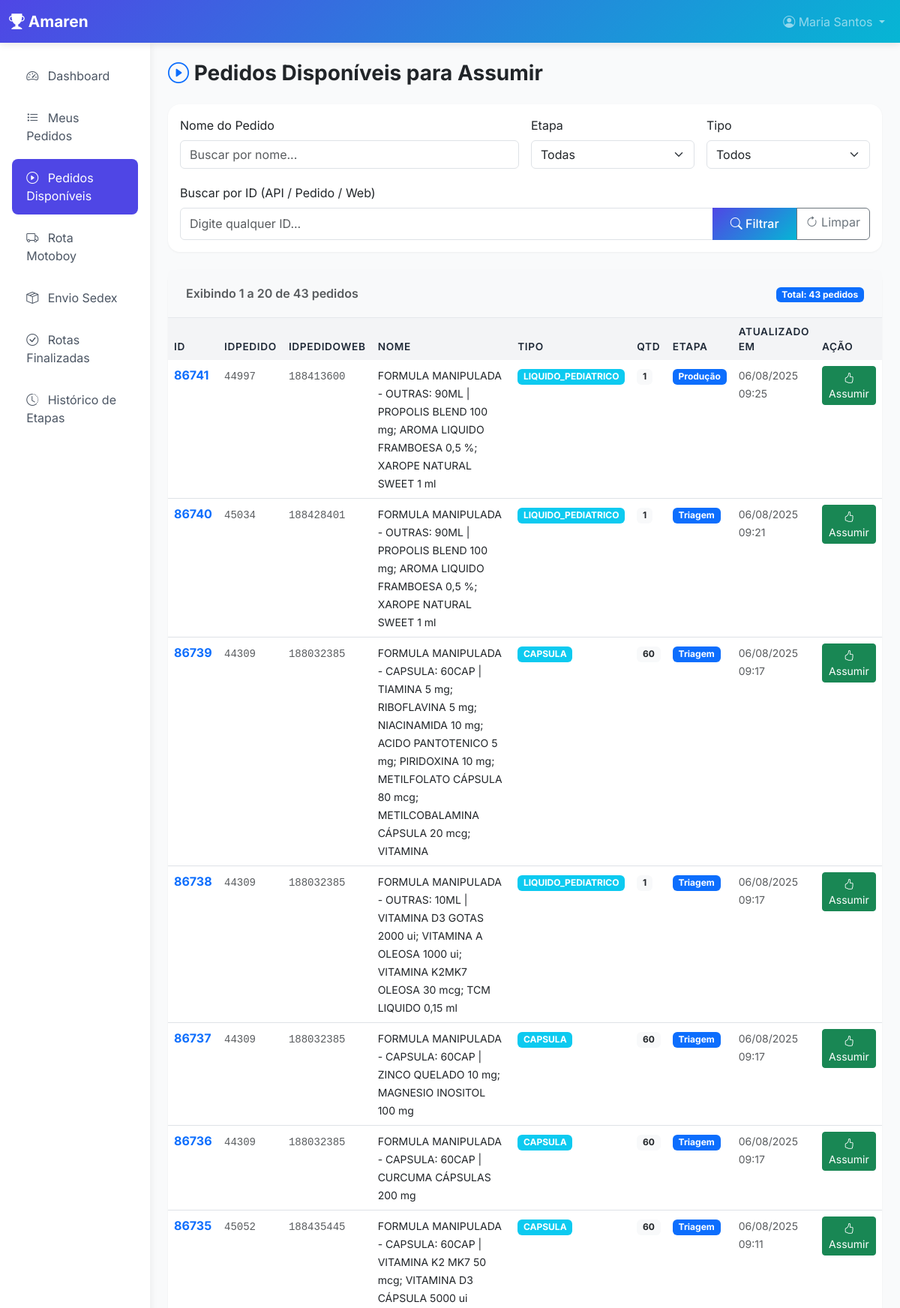
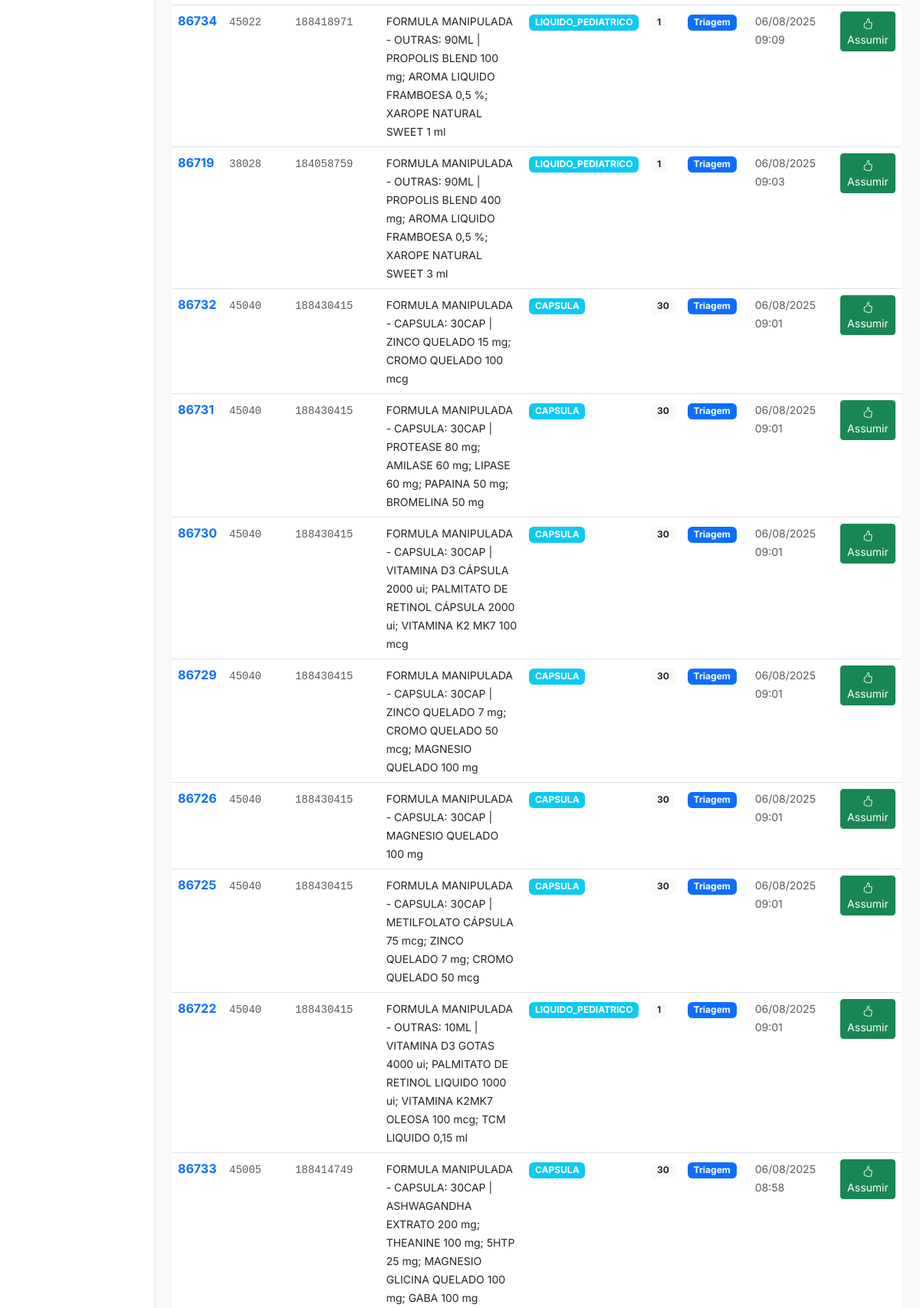
/dashboard/pedidos-disponiveis/ (signed in, upper part), run on the app's committed database (2 pictures, top to bottom).
### core/models.py (models this page shows, shortened)
class Pedido(models.Model):
    STATUS_CHOICES = [
        ('em_fluxo', 'Em Fluxo'),
        ('concluido', 'Concluído'),
        ('cancelado', 'Cancelado'),
    ]
    STATUS_FILA = [
        ('ativo', 'Ativo'),
        ('pendente', 'Pendente'),
    ]
    tipo = models.ForeignKey(TipoProduto, on_delete=models.SET_NULL, null=True, blank=True, related_name='pedidos')
    nome = models.CharField(max_length=200)  # Nome da fórmula/produto
    quantidade = models.IntegerField()
    codigo_pedido = models.CharField(max_length=50, unique=False, blank=True)  # Código gerado para referência (não único)
    id_api = models.BigIntegerField(unique=True, db_index=True, null=True, blank=True)  # ID - ID único do item
    id_pedido_api = models.BigIntegerField(null=True, blank=True, db_index=True)  # IDPEDIDO
    id_pedido_web = models.BigIntegerField(null=True, blank=True, db_index=True)  # IDPEDIDOWEB
    descricao_web = models.TextField(blank=True)  # DESCRICAOWEB
    price_unit = models.DecimalField(max_digits=15, decimal_places=2, null=True, blank=True)  # PRUNI
    price_total = models.DecimalField(max_digits=15, decimal_places=2, null=True, blank=True)  # VRTOT
    data_atualizacao_api = models.DateField(null=True, blank=True)  # DTALT
    hora_atualizacao_api = models.TimeField(null=True, blank=True)  # HRALT
    tipo_identificado = models.CharField(
        max_length=50,
        default='desconhecido',
        help_text='Tipo identificado automaticamente da descrição (desconhecido = requer ajuste manual)'
    )  # Rastreamento de tipo identificado
    etapa_atual = models.ForeignKey(Etapa, on_delete=models.SET_NULL, null=True, blank=True, related_name='pedidos_na_etapa')
    status = models.CharField(max_length=30, choices=STATUS_CHOICES, default='em_fluxo')
    funcionario_na_etapa = models.ForeignKey(User, on_delete=models.SET_NULL, null=True, blank=True, related_name='pedidos_assumidos')
    status_fila = models.CharField(max_length=20, choices=STATUS_FILA, default='ativo', help_text='Status na fila de trabalho (Ativo/Pendente)')
    tipo_expedicao = models.CharField(
        max_length=20,
        choices=[('motoboy', 'Motoboy'), ('sedex', 'Sedex')],
        null=True,
        blank=True,
        help_text='Tipo de expedição selecionado pelo funcionário'
    )
    informacoes_gerais = models.TextField(blank=True)
    criado_em = models.DateTimeField(auto_now_add=True)
    atualizado_em = models.DateTimeField(auto_now=True)
    concluido_em = models.DateTimeField(null=True, blank=True)
    class Meta:
        ordering = ['-data_atualizacao_api', '-hora_atualizacao_api']
        verbose_name = 'Pedido'
        verbose_name_plural = 'Pedidos'

class Etapa(models.Model):
    nome = models.CharField(max_length=200)
    sequencia = models.IntegerField()
    ativa = models.BooleanField(default=True)
    se_gera_pontos = models.BooleanField(default=True)
    se_possui_checklists = models.BooleanField(default=False)
    se_possui_calculo_por_quantidade = models.BooleanField(default=False)
    pontos_fixos_etapa = models.DecimalField(
        max_digits=10,
        decimal_places=2,
        default=0,
        help_text='Pontos adicionados ao concluir a etapa (além dos checklists, se houver)'
    )
    criado_em = models.DateTimeField(auto_now_add=True)
    atualizado_em = models.DateTimeField(auto_now=True)
    class Meta:
        ordering = ['sequencia']
        verbose_name = 'Etapa'
        verbose_name_plural = 'Etapas'

### dashboard/views.py (the view, shortened to what this page needs)
# urls.py: path('pedidos-disponiveis/', views.pedidos_disponiveis_funcionario, name='pedidos_disponiveis'),
@login_required
@login_required
def pedidos_disponiveis_funcionario(request):
    if not request.user.groups.filter(name='Funcionário').exists():
        return redirect('dashboard:home')
    from django.core.paginator import Paginator
    nome = request.GET.get('nome', '').strip()
    etapa_id = request.GET.get('etapa', '')
    tipo_id = request.GET.get('tipo', '')
    id_api = request.GET.get('id_api', '').strip()
    id_pedido = request.GET.get('id_pedido', '').strip()
    id_pedido_web = request.GET.get('id_pedido_web', '').strip()
    todos_pedidos = Pedido.objects.filter(
        funcionario_na_etapa__isnull=True,
        status='em_fluxo'
    ).select_related('etapa_atual', 'tipo').order_by('-data_atualizacao_api', '-hora_atualizacao_api')
    if nome:
        todos_pedidos = todos_pedidos.filter(nome__icontains=nome)
    if etapa_id:
        todos_pedidos = todos_pedidos.filter(etapa_atual_id=etapa_id)
    if tipo_id:
        todos_pedidos = todos_pedidos.filter(tipo_id=tipo_id)
    etapas = Etapa.objects.all()
    tipos = TipoProduto.objects.all()
    paginator = Paginator(todos_pedidos, 20)  # 20 pedidos por página
    page_number = request.GET.get('page')
    page_obj = paginator.get_page(page_number)
    context = {
        'page_obj': page_obj,
        'etapas': etapas,
        'tipos': tipos,
        'filtro_nome': nome,
        'filtro_etapa': etapa_id,
        'filtro_tipo': tipo_id,
        'filtro_id_api': id_api,
        'filtro_id_pedido': id_pedido,
        'filtro_id_pedido_web': id_pedido_web,
    }
    return render(request, 'dashboard/pedidos_disponiveis.html', context)

### templates/dashboard/pedidos_disponiveis.html (shortened to what this page needs)
{% extends 'base.html' %}
{% block sidebar %}
<ul class="nav flex-column">
    <li class="nav-item">
        <a class="nav-link" href="{% url 'dashboard:funcionario' %}">
            <i class="bi bi-speedometer2"></i> Dashboard
        </a>
    </li>
    <li class="nav-item">
        <a class="nav-link" href="{% url 'dashboard:meus_pedidos' %}">
            <i class="bi bi-list-task"></i> Meus Pedidos
        </a>
    </li>
    <li class="nav-item">
        <a class="nav-link active" href="{% url 'dashboard:pedidos_disponiveis' %}">
            <i class="bi bi-play-circle"></i> Pedidos Disponíveis
        </a>
    </li>
    <li class="nav-item">
        <a class="nav-link" href="{% url 'dashboard:expedicao_motoboy' %}">
            <i class="bi bi-truck"></i> Rota Motoboy
        </a>
    </li>
    <li class="nav-item">
        <a class="nav-link" href="{% url 'dashboard:expedicao_sedex' %}">
            <i class="bi bi-box-seam"></i> Envio Sedex
        </a>
    </li>
    <li class="nav-item">
        <a class="nav-link" href="{% url 'dashboard:rotas_finalizadas' %}">
            <i class="bi bi-check-circle"></i> Rotas Finalizadas
        </a>
    </li>
    <li class="nav-item">
        <a class="nav-link" href="{% url 'dashboard:historico_etapas' %}">
            <i class="bi bi-clock-history"></i> Histórico de Etapas
        </a>
    </li>
</ul>
{% endblock %}
{% block content %}
<div class="mb-4">
    <h1 class="h3 fw-bold"><i class="bi bi-play-circle text-primary"></i> Pedidos Disponíveis para Assumir</h1>
</div>
<form method="get" class="card p-3 mb-4" id="filtroForm">
    <div class="row g-3">
        <div class="col-12 col-md-6">
            <label for="filtro_nome" class="form-label">Nome do Pedido</label>
            <input type="text" class="form-control" id="filtro_nome" name="nome" value="{{ filtro_nome }}" placeholder="Buscar por nome...">
        </div>
        <div class="col-6 col-md-3">
            <label for="filtro_etapa" class="form-label">Etapa</label>
            <select class="form-select" id="filtro_etapa" name="etapa">
                <option value="">Todas</option>
            </select>
        </div>
        <div class="col-6 col-md-3">
            <label for="filtro_tipo" class="form-label">Tipo</label>
            <select class="form-select" id="filtro_tipo" name="tipo">
                <option value="">Todos</option>
            </select>
        </div>
    </div>
    <div class="row g-3 mt-1">
        <div class="col-12">
            <label for="filtro_ids" class="form-label">Buscar por ID (API / Pedido / Web)</label>
            <div class="input-group">
                <input type="text" class="form-control" id="filtro_ids" placeholder="Digite qualquer ID..."
                       value="{% if filtro_id_api %}{{ filtro_id_api }}{% elif filtro_id_pedido %}{{ filtro_id_pedido }}{% elif filtro_id_pedido_web %}{{ filtro_id_pedido_web }}{% endif %}">
                <button class="btn btn-primary" type="submit" onclick="return preencherIDs()">
                    <i class="bi bi-search"></i> Filtrar
                </button>
                <a href="{% url 'dashboard:pedidos_disponiveis' %}" class="btn btn-outline-secondary">
                    <i class="bi bi-arrow-clockwise"></i> Limpar
                </a>
            </div>
        </div>
    </div>
</form>
{% if page_obj %}
<div class="card mb-4">
    <div class="card-header bg-light">
        <div class="row align-items-center">
            <div class="col-md-6">
                <p class="mb-0 text-muted">
                    Exibindo {{ page_obj.start_index }} a {{ page_obj.end_index }} de {{ page_obj.paginator.count }} pedidos
                </p>
            </div>
            <div class="col-md-6 text-end">
                <span class="badge bg-primary">Total: {{ page_obj.paginator.count }} pedidos</span>
            </div>
        </div>
    </div>
    <div class="card-body p-0">
        <div class="table-responsive">
            <table class="table table-hover mb-0">
                <thead class="table-light">
                    <tr>
                        <th>ID</th>
                        <th>IDPEDIDO</th>
                        <th>IDPEDIDOWEB</th>
                        <th>Nome</th>
                        <th>Tipo</th>
                        <th>QTD</th>
                        <th>Etapa</th>
                        <th>Atualizado em</th>
                        <th>Ação</th>
                    </tr>
                </thead>
                <tbody>
                    {% for pedido in page_obj %}
                    <tr>
                        <td><strong class="text-primary">{{ pedido.id_api|default:"N/A" }}</strong></td>
                        <td><code class="text-muted">{{ pedido.id_pedido_api|default:"-" }}</code></td>
                        <td><code class="text-muted">{{ pedido.id_pedido_web|default:"-" }}</code></td>
                        <td style="word-wrap: break-word; white-space: normal;"><small>{{ pedido.nome }}</small></td>
                        <td>
                            {% if pedido.tipo_identificado %}
                            <span class="badge bg-info">{{ pedido.tipo_identificado|upper }}</span>
                            {% else %}
                            <span class="badge bg-secondary">-</span>
                            {% endif %}
                        </td>
                        <td><span class="badge bg-light text-dark">{{ pedido.quantidade }}</span></td>
                        <td>
                            {% if pedido.etapa_atual %}
                            <span class="badge bg-primary">{{ pedido.etapa_atual.nome }}</span>
                            {% else %}
                            <span class="badge bg-secondary">-</span>
                            {% endif %}
                        </td>
                        <td><small class="text-muted">
                            {% if pedido.data_atualizacao_api and pedido.hora_atualizacao_api %}
                                {{ pedido.data_atualizacao_api|date:"d/m/Y" }} {{ pedido.hora_atualizacao_api|time:"H:i" }}
                            {% elif pedido.data_atualizacao_api %}
                                {{ pedido.data_atualizacao_api|date:"d/m/Y" }}
                            {% else %}
                                {{ pedido.criado_em|date:"d/m/Y H:i" }}
                            {% endif %}
                        </small></td>
                        <td>
                            <a href="{% url 'dashboard:assumir_pedido' pedido.id %}" class="btn btn-sm btn-success"
                               title="Assumir este pedido">
                                <i class="bi bi-hand-thumbs-up"></i> Assumir
                            </a>
                        </td>
                    </tr>
                    {% endfor %}
                </tbody>
            </table>
        </div>
    </div>
</div>
{% endif %}
{% endblock %}

### templates/base.html (shortened to what this page needs)
<!DOCTYPE html>
<html lang="pt-BR">
<head>
    <link href="https://cdn.jsdelivr.net/npm/bootstrap@5.3.0/dist/css/bootstrap.min.css" rel="stylesheet">
    <link rel="stylesheet" href="https://cdn.jsdelivr.net/npm/bootstrap-icons@1.11.0/font/bootstrap-icons.css">
</head>
<body>
    {% if user.is_authenticated %}
    <nav class="navbar navbar-expand-lg navbar-dark">
        <div class="container-fluid">
            <a class="navbar-brand" href="{% url 'index' %}">
                <i class="bi bi-trophy-fill"></i> Amaren
            </a>
            <div class="collapse navbar-collapse" id="navbarNav">
                <ul class="navbar-nav ms-auto">
                    <li class="nav-item dropdown">
                        <a class="nav-link dropdown-toggle" href="#" id="userDropdown" role="button" data-bs-toggle="dropdown">
                            <i class="bi bi-person-circle"></i> {{ user.get_full_name|default:user.username }}
                        </a>
                    </li>
                </ul>
            </div>
        </div>
    </nav>
    <div class="container-fluid">
        <div class="row">
            <nav class="col-md-2 d-md-block sidebar p-3">
                <div class="position-sticky">
                    {% block sidebar %}{% endblock %}
                </div>
            </nav>
            <main class="col-md-10 ms-sm-auto px-md-4 py-4">
                {% block content %}{% endblock %}
            </main>
        </div>
    </div>
    {% else %}
    {% block login_content %}{% endblock %}
    {% endif %}
</body>
</html>

### templates/base.html (style rules this page uses)
:root { --primary-color: #4f46e5; --secondary-color: #06b6d4; --success-color: #10b981; --warning-color: #f59e0b; --danger-color: #ef4444; --dark-color: #1f2937; --light-color: #f3f4f6; }
body { font-family: 'Inter', sans-serif; background-color: #f9fafb; }
.navbar { background: linear-gradient(135deg, var(--primary-color) 0%, var(--secondary-color) 100%); box-shadow: 0 2px 10px rgba(0,0,0,0.1); }
.navbar-brand { font-weight: 700; font-size: 1.3rem; }
.sidebar { min-height: calc(100vh - 56px); background-color: white; box-shadow: 2px 0 10px rgba(0,0,0,0.05); }
.sidebar .nav-link { color: #4b5563; padding: 0.8rem 1.2rem; margin: 0.2rem 0; border-radius: 0.5rem; transition: all 0.3s; }
.sidebar .nav-link.active { background-color: var(--primary-color); color: white; }
.sidebar .nav-link i { margin-right: 0.5rem; width: 20px; }
.card { border: none; border-radius: 1rem; box-shadow: 0 1px 3px rgba(0,0,0,0.05); transition: transform 0.2s, box-shadow 0.2s; }
.card-header { background-color: transparent; border-bottom: 1px solid #e5e7eb; font-weight: 600; padding: 1.2rem 1.5rem; }
.btn-primary { background: linear-gradient(135deg, var(--primary-color) 0%, var(--secondary-color) 100%); border: none; padding: 0.6rem 1.5rem; border-radius: 0.5rem; font-weight: 500; }
.table thead th { background-color: var(--light-color); color: var(--dark-color); font-weight: 600; border: none; text-transform: uppercase; font-size: 0.85rem; letter-spacing: 0.05em; }
.table tbody tr { transition: background-color 0.2s; }

### data on the page
Pedido: id_api "86741", id_pedido_api "44997", id_pedido_web "188413600", nome "FORMULA MANIPULADA - OUTRAS: 90ML | PROPOLIS BLEND 100 mg; AROMA LIQUIDO FRAMBOESA 0,5 %; XAROPE NATURAL SWEET 1 ml", tipo_identificado "LIQUIDO_PEDIATRICO", quantidade "1", etapa_atual.nome "Produção", data_atualizacao_api "06/08/2025", hora_atualizacao_api "09:25"
Pedido: id_api "86740", id_pedido_api "45034", id_pedido_web "188428401", nome "FORMULA MANIPULADA - OUTRAS: 90ML | PROPOLIS BLEND 100 mg; AROMA LIQUIDO FRAMBOESA 0,5 %; XAROPE NATURAL SWEET 1 ml", tipo_identificado "LIQUIDO_PEDIATRICO", quantidade "1", etapa_atual.nome "Triagem", data_atualizacao_api "06/08/2025", hora_atualizacao_api "09:21"
Pedido: id_api "86739", id_pedido_api "44309", id_pedido_web "188032385", nome "FORMULA MANIPULADA - CAPSULA: 60CAP | TIAMINA 5 mg; RIBOFLAVINA 5 mg; NIACINAMIDA 10 mg; ACIDO PANTOTENICO 5 mg; PIRIDOXINA 10 mg; METILFOLATO CÁPSULA 80 mcg; METILCOBALAMINA CÁPSULA 20 mcg; VITAMINA", tipo_identificado "CAPSULA", quantidade "60", etapa_atual.nome "Triagem", data_atualizacao_api "06/08/2025", hora_atualizacao_api "09:17"
Pedido: id_api "86738", id_pedido_api "44309", id_pedido_web "188032385", nome "FORMULA MANIPULADA - OUTRAS: 10ML | VITAMINA D3 GOTAS 2000 ui; VITAMINA A OLEOSA 1000 ui; VITAMINA K2MK7 OLEOSA 30 mcg; TCM LIQUIDO 0,15 ml", tipo_identificado "LIQUIDO_PEDIATRICO", quantidade "1", etapa_atual.nome "Triagem", data_atualizacao_api "06/08/2025", hora_atualizacao_api "09:17"
Pedido: id_api "86737", id_pedido_api "44309", id_pedido_web "188032385", nome "FORMULA MANIPULADA - CAPSULA: 60CAP | ZINCO QUELADO 10 mg; MAGNESIO INOSITOL 100 mg", tipo_identificado "CAPSULA", quantidade "60", etapa_atual.nome "Triagem", data_atualizacao_api "06/08/2025", hora_atualizacao_api "09:17"
Pedido: id_api "86736", id_pedido_api "44309", id_pedido_web "188032385", nome "FORMULA MANIPULADA - CAPSULA: 60CAP | CURCUMA CÁPSULAS 200 mg", tipo_identificado "CAPSULA", quantidade "60", etapa_atual.nome "Triagem", data_atualizacao_api "06/08/2025", hora_atualizacao_api "09:17"
Pedido: id_api "86735", id_pedido_api "45052", id_pedido_web "188435445", nome "FORMULA MANIPULADA - CAPSULA: 60CAP | VITAMINA K2 MK7 50 mcg; VITAMINA D3 CÁPSULA 5000 ui", tipo_identificado "CAPSULA", quantidade "60", etapa_atual.nome "Triagem", data_atualizacao_api "06/08/2025", hora_atualizacao_api "09:11"
Pedido: id_api "86734", id_pedido_api "45022", id_pedido_web "188418971", nome "FORMULA MANIPULADA - OUTRAS: 90ML | PROPOLIS BLEND 100 mg; AROMA LIQUIDO FRAMBOESA 0,5 %; XAROPE NATURAL SWEET 1 ml", tipo_identificado "LIQUIDO_PEDIATRICO", quantidade "1", etapa_atual.nome "Triagem", data_atualizacao_api "06/08/2025", hora_atualizacao_api "09:09"
Pedido: id_api "86719", id_pedido_api "38028", id_pedido_web "184058759", nome "FORMULA MANIPULADA - OUTRAS: 90ML | PROPOLIS BLEND 400 mg; AROMA LIQUIDO FRAMBOESA 0,5 %; XAROPE NATURAL SWEET 3 ml", tipo_identificado "LIQUIDO_PEDIATRICO", quantidade "1", etapa_atual.nome "Triagem", data_atualizacao_api "06/08/2025", hora_atualizacao_api "09:03"
Pedido: id_api "86732", id_pedido_api "45040", id_pedido_web "188430415", nome "FORMULA MANIPULADA - CAPSULA: 30CAP | ZINCO QUELADO 15 mg; CROMO QUELADO 100 mcg", tipo_identificado "CAPSULA", quantidade "30", etapa_atual.nome "Triagem", data_atualizacao_api "06/08/2025", hora_atualizacao_api "09:01"
Pedido: id_api "86731", id_pedido_api "45040", id_pedido_web "188430415", nome "FORMULA MANIPULADA - CAPSULA: 30CAP | PROTEASE 80 mg; AMILASE 60 mg; LIPASE 60 mg; PAPAINA 50 mg; BROMELINA 50 mg", tipo_identificado "CAPSULA", quantidade "30", etapa_atual.nome "Triagem", data_atualizacao_api "06/08/2025", hora_atualizacao_api "09:01"
Pedido: id_api "86730", id_pedido_api "45040", id_pedido_web "188430415", nome "FORMULA MANIPULADA - CAPSULA: 30CAP | VITAMINA D3 CÁPSULA 2000 ui; PALMITATO DE RETINOL CÁPSULA 2000 ui; VITAMINA K2 MK7 100 mcg", tipo_identificado "CAPSULA", quantidade "30", etapa_atual.nome "Triagem", data_atualizacao_api "06/08/2025", hora_atualizacao_api "09:01"
Pedido: id_api "86729", id_pedido_api "45040", id_pedido_web "188430415", nome "FORMULA MANIPULADA - CAPSULA: 30CAP | ZINCO QUELADO 7 mg; CROMO QUELADO 50 mcg; MAGNESIO QUELADO 100 mg", tipo_identificado "CAPSULA", quantidade "30", etapa_atual.nome "Triagem", data_atualizacao_api "06/08/2025", hora_atualizacao_api "09:01"
Pedido: id_api "86726", id_pedido_api "45040", id_pedido_web "188430415", nome "FORMULA MANIPULADA - CAPSULA: 30CAP | MAGNESIO QUELADO 100 mg", tipo_identificado "CAPSULA", quantidade "30", etapa_atual.nome "Triagem", data_atualizacao_api "06/08/2025", hora_atualizacao_api "09:01"
Pedido: id_api "86725", id_pedido_api "45040", id_pedido_web "188430415", nome "FORMULA MANIPULADA - CAPSULA: 30CAP | METILFOLATO CÁPSULA 75 mcg; ZINCO QUELADO 7 mg; CROMO QUELADO 50 mcg", tipo_identificado "CAPSULA", quantidade "30", etapa_atual.nome "Triagem", data_atualizacao_api "06/08/2025", hora_atualizacao_api "09:01"
Pedido: id_api "86722", id_pedido_api "45040", id_pedido_web "188430415", nome "FORMULA MANIPULADA - OUTRAS: 10ML | VITAMINA D3 GOTAS 4000 ui; PALMITATO DE RETINOL LIQUIDO 1000 ui; VITAMINA K2MK7 OLEOSA 100 mcg; TCM LIQUIDO 0,15 ml", tipo_identificado "LIQUIDO_PEDIATRICO", quantidade "1", etapa_atual.nome "Triagem", data_atualizacao_api "06/08/2025", hora_atualizacao_api "09:01"
Pedido: id_api "86733", id_pedido_api "45005", id_pedido_web "188414749", nome "FORMULA MANIPULADA - CAPSULA: 30CAP | ASHWAGANDHA EXTRATO 200 mg; THEANINE 100 mg; 5HTP 25 mg; MAGNESIO GLICINA QUELADO 100 mg; GABA 100 mg", tipo_identificado "CAPSULA", quantidade "30", etapa_atual.nome "Triagem", data_atualizacao_api "06/08/2025", hora_atualizacao_api "08:58"

### other printed values
{{ user.get_full_name|default:user.username }} "Maria Santos"
{{ page_obj.start_index }} "1"
{{ page_obj.end_index }} "20"
{{ page_obj.paginator.count }} "43"
